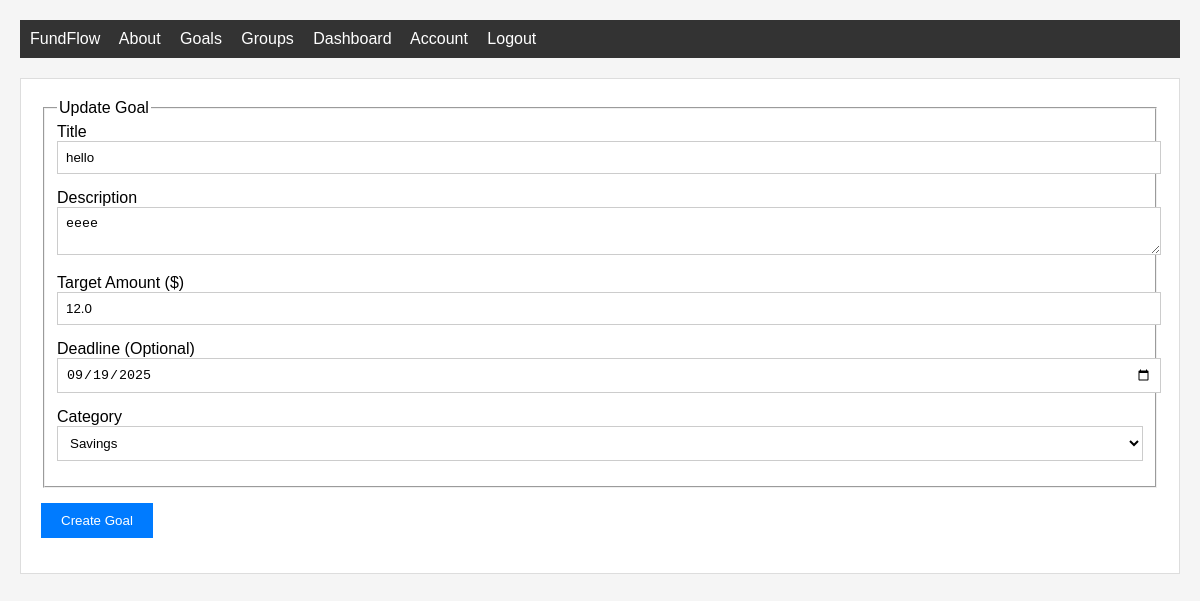
Screenshot of /goal/1/update (signed in) with the database file from the repository.
### home/db_models.py (models this page shows)
class Goal(db.Model):
    id = db.Column(db.Integer, primary_key=True)
    title = db.Column(db.String(100), nullable=False)
    date_time = db.Column(db.DateTime, nullable=False, default=datetime.utcnow)
    description = db.Column(db.Text, nullable=False)
    url = db.Column(db.String(100), nullable=True)
    target_amount = db.Column(db.Float, nullable=False)
    current_amount = db.Column(db.Float, nullable=False, default=0.0)
    deadline = db.Column(db.DateTime, nullable=True)
    category = db.Column(db.String(50), nullable=True)
    status = db.Column(db.String(20), nullable=False, default='active')
    user_id = db.Column(db.Integer, db.ForeignKey('user.id'), nullable=False)
    __table_args__ = (
        CheckConstraint('target_amount > 0', name='check_target_amount_positive'),
    )

### home/routes.py (the view)
@app.route("/goal/<int:goal_id>/update", methods=['GET', 'POST'])
@login_required
def update_goal(goal_id):
    goal = Goal.query.get_or_404(goal_id)
    if goal.user_id != current_user.id:
        abort(403)
    form = GoalForm()
    if form.validate_on_submit():
        if form.target_amount.data <= 0:
            flash('Target amount must be greater than 0!', 'danger')
            return render_template("create_goal.html", title="New Goal", form=form, legend='New Goal')
        goal.title = form.title.data
        goal.description = form.description.data
        goal.target_amount = form.target_amount.data
        goal.deadline = form.deadline.data
        goal.category = form.category.data
        db.session.commit()
        flash('Your goal has been updated!', 'success')
        return redirect(url_for('goal', goal_id=goal_id))
    elif request.method == 'GET':
        form.title.data = goal.title
        form.description.data = goal.description
        form.target_amount.data = goal.target_amount
        form.deadline.data = goal.deadline
        form.category.data = goal.category
    return render_template("create_goal.html", title="Update Goal", form=form, legend='Update Goal')

### home/forms.py (shortened to what this page needs)
class GoalForm(FlaskForm):
    title = StringField('Title', validators=[DataRequired()])
    description = TextAreaField('Description', validators=[DataRequired()])
    url = StringField('URL (Optional)', validators=[Optional()])
    target_amount = FloatField('Target Amount ($)', validators=[DataRequired()])
    deadline = DateField('Deadline (Optional)', validators=[Optional()])
    category = SelectField('Category', choices=[
        ('savings', 'Savings'),
        ('investment', 'Investment'),
        ('emergency', 'Emergency Fund'),
        ('vacation', 'Vacation'),
        ('education', 'Education'),
        ('home', 'Home'),
        ('vehicle', 'Vehicle'),
        ('other', 'Other')
    ], validators=[Optional()])
    submit = SubmitField('Create Goal')

### home/db_models.py (called while the page is built)
@login_manager.user_loader
def load_user(user_id):
    return User.query.get(int(user_id))

### home/templates/create_goal.html (shortened to what this page needs)
{% extends "layout.html" %}
{% block content %}
<div class="content-section">
    <form method="POST" action="">
        <fieldset class="form-group">
            <legend class="border-bottom mb-4">{{ legend }}</legend>
            <div class="form-group">
                {{ form.title.label(class="form-control-label") }}
                {% if form.title.errors %}
                    {{ form.title(class="form-control form-control-lg is-invalid") }}
                    <div class="invalid-feedback">
                        {% for error in form.email.errors %}
                            <span>{{ error }}</span>
                        {% endfor %}
                    </div>
                {% else %}
                    {{ form.title(class="form-control form-control-lg") }}
                {% endif %}
            </div>
            <div class="form-group">
                {{ form.description.label(class="form-control-label") }}
                {% if form.description.errors %}
                    {{ form.description(class="form-control form-control-lg is-invalid") }}
                    <div class="invalid-feedback">
                        {% for error in form.description.errors %}
                            <span>{{ error }}</span>
                        {% endfor %}
                    </div>
                {% else %}
                    {{ form.description(class="form-control form-control-lg") }}
                {% endif %}
            </div>
            <div class="form-group">
                {{ form.target_amount.label(class="form-control-label") }}
                {% if form.target_amount.errors %}
                    {{ form.target_amount(class="form-control form-control-lg is-invalid") }}
                    <div class="invalid-feedback">
                        {% for error in form.target_amount.errors %}
                            <span>{{ error }}</span>
                        {% endfor %}
                    </div>
                {% else %}
                    {{ form.target_amount(class="form-control form-control-lg") }}
                {% endif %}
            </div>
            <div class="form-group">
                {{ form.deadline.label(class="form-control-label") }}
                {% if form.deadline.errors %}
                    {{ form.deadline(class="form-control form-control-lg is-invalid") }}
                    <div class="invalid-feedback">
                        {% for error in form.deadline.errors %}
                            <span>{{ error }}</span>
                        {% endfor %}
                    </div>
                {% else %}
                    {{ form.deadline(class="form-control form-control-lg") }}
                {% endif %}
            </div>
            <div class="form-group">
                {{ form.category.label(class="form-control-label") }}
                {% if form.category.errors %}
                    {{ form.category(class="form-control form-control-lg is-invalid") }}
                    <div class="invalid-feedback">
                        {% for error in form.category.errors %}
                            <span>{{ error }}</span>
                        {% endfor %}
                    </div>
                {% else %}
                    {{ form.category(class="form-control form-control-lg") }}
                {% endif %}
            </div>
        </fieldset>
        <div class="form-group">
            {{ form.submit(class="btn btn-outline-info") }}
        </div>
    </form>
</div>
{% endblock %}

### home/static/main.css (style rules this page uses)
body { font-family: Arial, sans-serif; margin: 20px; background-color: #f5f5f5; transition: background-color 0.3s ease, color 0.3s ease; }
body.light-theme { background-color: #f5f5f5; color: #000000; }
body.light-theme .form-control { background-color: white; border: 1px solid #ccc; color: #000000; }
.form-group { margin-bottom: 15px; }
.form-control { width: 100%; padding: 8px; border: 1px solid #ccc; }
.btn { padding: 10px 20px; background-color: #007bff; color: white; border: none; cursor: pointer; }

### rows the page displays
Goal: title "hello", description "eeee", target_amount "12.0", deadline "09/19/2025", category "Savings"

### other values shown
{{ legend }} "Update Goal"
